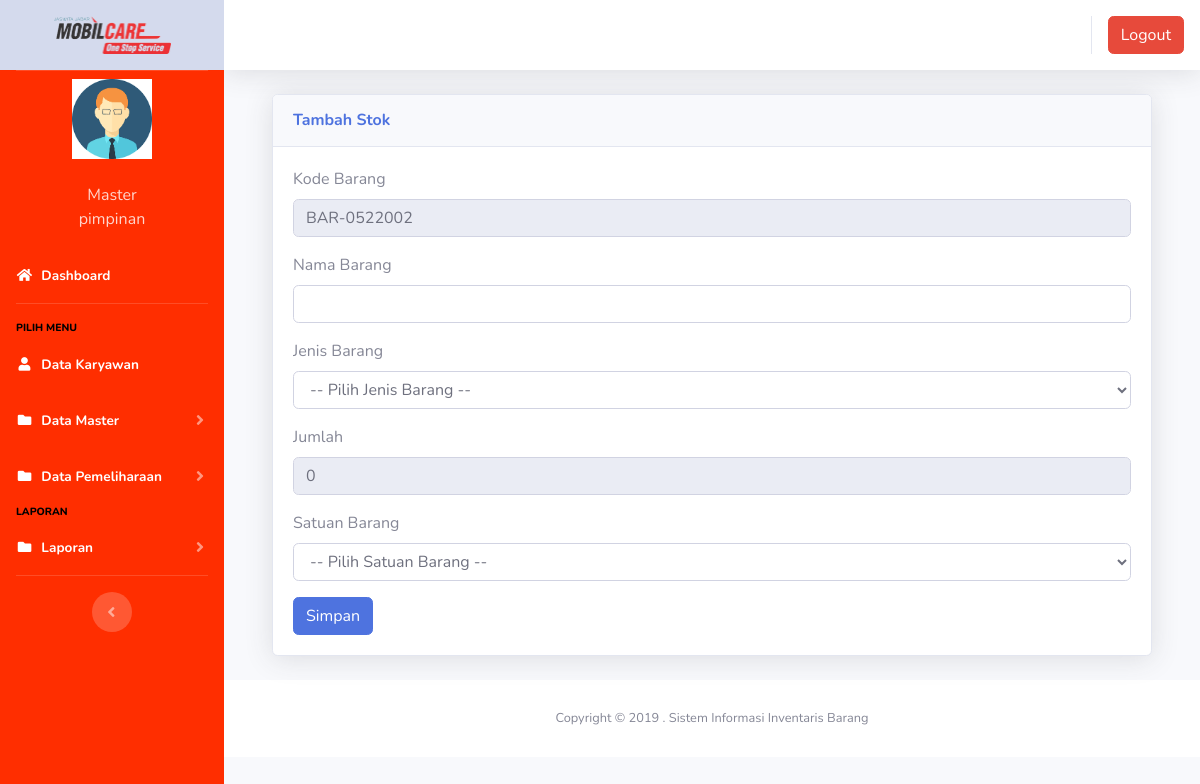
The page /index3.php?page=gudang&aksi=tambahgudang (signed in) on the database its author committed.
### tables this page shows
CREATE TABLE `users` (
  `id` int(11) NOT NULL,
  `nik` varchar(10) NOT NULL,
  `nama` varchar(100) NOT NULL,
  `alamat` varchar(200) NOT NULL,
  `telepon` varchar(100) NOT NULL,
  `username` varchar(100) NOT NULL,
  `password` varchar(100) NOT NULL,
  `jabatan` varchar(25) NOT NULL DEFAULT 'member',
  `foto` varchar(25) NOT NULL
);

CREATE TABLE `gudang` (
  `id` int(11) NOT NULL,
  `kode_barang` varchar(100) NOT NULL,
  `nama_barang` varchar(100) NOT NULL,
  `jenis_barang` varchar(100) NOT NULL,
  `jumlah` varchar(250) NOT NULL,
  `satuan` varchar(100) NOT NULL,
  `checklist` varchar(255) NOT NULL
);

### page/gudang/tambahgudang.php (the view, shortened to what this page needs)
<?php
$koneksi = new mysqli("localhost", "root", "", "inventori");
$no = mysqli_query($koneksi, "select kode_barang from gudang order by kode_barang desc");
$kdbarang = mysqli_fetch_array($no);
$kode = $kdbarang['kode_barang'];
$urut = substr($kode, 8, 3);
$tambah = (int) $urut + 1;
$bulan = date("m");
$tahun = date("y");
if (strlen($tambah) == 1) {
	$format = "BAR-" . $bulan . $tahun . "00" . $tambah;
} else if (strlen($tambah) == 2) {
	$format = "BAR-" . $bulan . $tahun . "0" . $tambah;
} else {
	$format = "BAR-" . $bulan . $tahun . $tambah;
}
$jumlah = 0;
?>
<div class="container-fluid">
	<div class="card shadow mb-4">
		<div class="card-header py-3">
			<h6 class="m-0 font-weight-bold text-primary">Tambah Stok</h6>
		</div>
		<div class="card-body">
			<div class="table-responsive">
				<div class="body">
					<form method="POST" enctype="multipart/form-data">
						<label for="">Kode Barang</label>
						<div class="form-group">
							<div class="form-line">
								<input type="text" name="kode_barang" class="form-control" id="kode_barang" value="<?php echo $format; ?>" readonly />
							</div>
						</div>
						<label for="">Nama Barang</label>
						<div class="form-group">
							<div class="form-line">
								<input type="text" name="nama_barang" class="form-control" />
							</div>
						</div>
						<label for="">Jenis Barang</label>
						<div class="form-group">
							<div class="form-line">
								<select name="jenis_barang" class="form-control" />
								<option value="">-- Pilih Jenis Barang --</option>
							</div>
						</div>
						<label for="">Jumlah</label>
						<div class="form-group">
							<div class="form-line">
								<input type="text" name="jumlah" class="form-control" id="jumlah" value="<?php echo $jumlah; ?>" readonly />
							</div>
						</div>
						<label for="">Satuan Barang</label>
						<div class="form-group">
							<div class="form-line">
								<select name="satuan" class="form-control" />
								<option value="">-- Pilih Satuan Barang --</option>
							</div>
						</div>
						<input type="submit" name="simpan" value="Simpan" class="btn btn-primary">
					</form>

### index3.php (shortened to what this page needs)
<?php
$koneksi = new mysqli("localhost", "root", "", "inventori");
?>
<!DOCTYPE html>
<html lang="en">
<head>
  <link href="vendor/fontawesome-free/css/all.min.css" rel="stylesheet" type="text/css">
  <link href="css/sb-admin-2.min.css" rel="stylesheet">
  <link href="vendor/datatables/dataTables.bootstrap4.min.css" rel="stylesheet">
</head>
<body id="page-top">
  <div id="wrapper">
    <ul class="navbar-nav sidebar sidebar-dark accordion" style="background-color: #FF2E00  ;" id="accordionSidebar">
      <a class="sidebar-brand d-flex align-items-center justify-content-center bg-light" href="index.php">
        <img src="img/logo1.png" width="117" height="38"></img>
      </a>
      <hr class="sidebar-divider my-0">
      <?php
      if ($_SESSION['pimpinan']) {
        $user = $_SESSION['pimpinan'];
      }
      $sql = $koneksi->query("select * from users where id='$user'");
      $data = $sql->fetch_assoc();
      ?>
      <li class="d-flex align-items-center justify-content-center">
        <a class="nav-link">
          <img src="img/<?php echo $data['foto'] ?>" class="img-circle" width="80" alt="User" /></a>
      </li>
      <li class="nav-item ">
        <a class="nav-link">
          <div class="d-flex align-items-center justify-content-center" class="name"> <?php echo  $data['nama']; ?></div>
          <div class="d-flex align-items-center justify-content-center" class="email"><?php echo $data['jabatan']; ?></div>
        </a>
      </li>
      <li class="nav-item active">
        <a class="nav-link" href="?page=home3">
          <i class="fas fa-fw fa-home"></i>
          <span>Dashboard</span></a>
      </li>
      <hr class="sidebar-divider">
      <div class="sidebar-heading">
        <h7 style="color: black;">pilih menu</h7>
      </div>
      <li class="nav-item active">
        <a class="nav-link" href="?page=pengguna">
          <i class="fas fa-fw fa-user"></i>
          <span>Data Karyawan</span></a>
      </li>
      <li class="nav-item active">
        <a class="nav-link collapsed" href="#" data-toggle="collapse" data-target="#collapseData" aria-expanded="true" aria-controls="collapseData">
          <i class="fas fa-fw fa-folder"></i>
          <span>Data Master</span>
        </a>
      </li>
      <li class="nav-item active">
        <a class="nav-link collapsed" href="#" data-toggle="collapse" data-target="#collapsePages" aria-expanded="true" aria-controls="collapsePages">
          <i class="fas fa-fw fa-folder"></i>
          <span>Data Pemeliharaan</span>
        </a>
      </li>
      <div class="sidebar-heading">
        <h7 style="color: black;">laporan</h7>
      </div>
      <li class="nav-item active">
        <a class="nav-link collapsed" href="#" data-toggle="collapse" data-target="#collapseLaporan" aria-expanded="true" aria-controls="collapseLaporan">
          <i class="fas fa-fw fa-folder"></i>
          <span>Laporan</span>
        </a>
      </li>
      <hr class="sidebar-divider d-none d-md-block">
      <div class="text-center d-none d-md-inline">
        <button class="rounded-circle border-0" id="sidebarToggle"></button>
      </div>
    </ul>
    <div id="content-wrapper" class="d-flex flex-column">
      <div id="content">
        <nav class="navbar navbar-expand navbar-light bg-white topbar mb-4 static-top shadow">
          <ul class="navbar-nav ml-auto">
            <li class="nav-item dropdown no-arrow">
              <div class="top-menu">
                <ul class="nav pull-right top-menu">
                  <li><a onclick="return confirm('Apakah anda yakin akan logout?')" class="btn btn-danger" class="logout" href="logout.php">Logout</a></li>
                </ul>
              </div>
            </li>
          </ul>
        </nav>
        <div class="container-fluid">
          <section class="content">
            <?php
            $page = $_GET['page'];
            $aksi = $_GET['aksi'];
            if ($page == "gudang") {
              if ($aksi == "tambahgudang") {
                include "page/gudang/tambahgudang.php";
              }
            }
            ?>
          </section>
        </div>
        <footer class="sticky-footer bg-white">
          <div class="container my-auto">
            <div class="copyright text-center my-auto">
              <span>Copyright &copy; 2019 . Sistem Informasi Inventaris Barang</span>
            </div>
          </div>
        </footer>
      </div>
    </div>
  </div>
</body>
</html>

### rows shown on the page
users: foto (picture), nama "Master", jabatan "pimpinan"
gudang: kode_barang "BAR-0522002"
